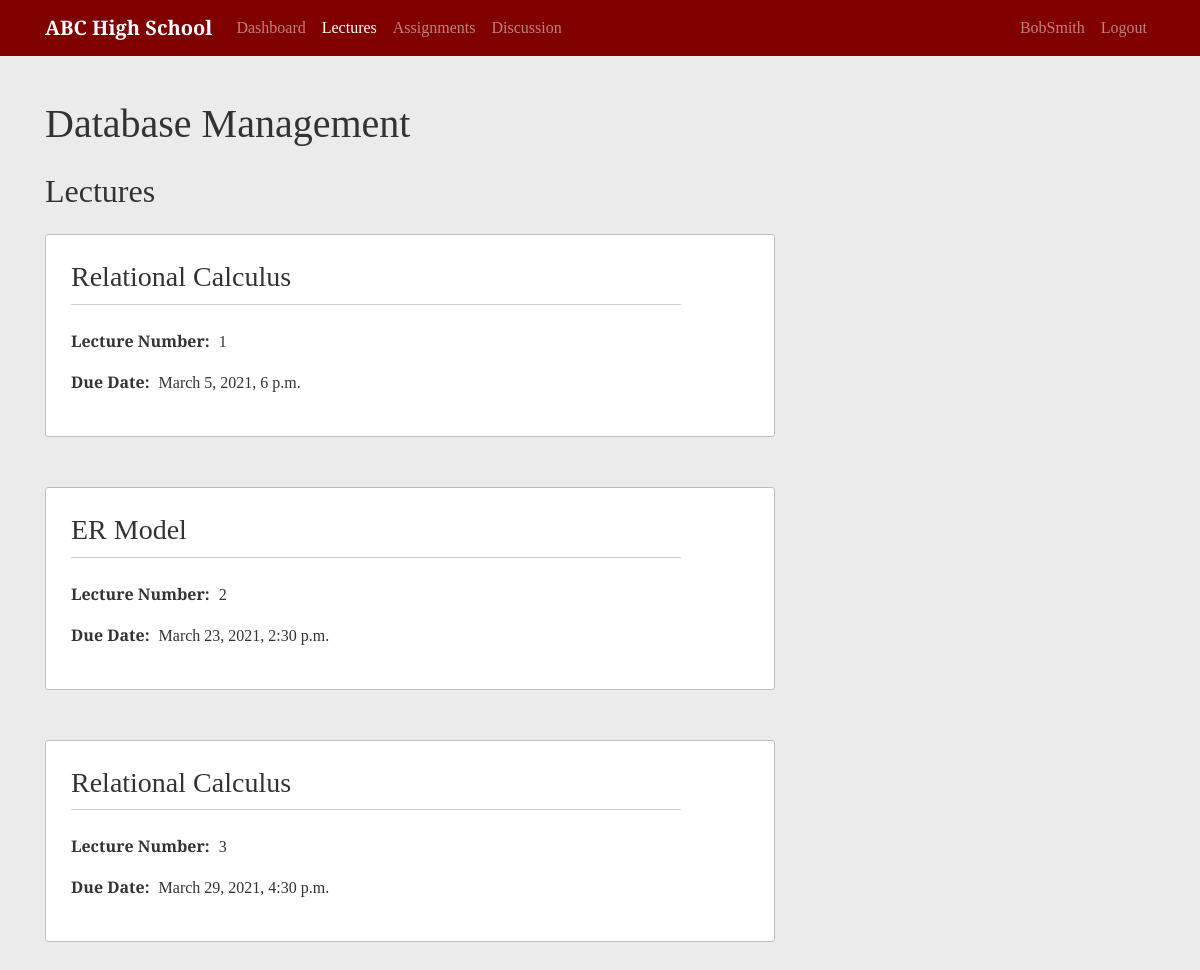
Page /course/1/lectures/ (signed in) on the committed database.
### school/models.py (models this page shows, shortened)
class Course(models.Model):
    ONE = '1'
    TWO = '2'
    THREE = '3'
    FOUR = '4'
    FIVE = '5'
    SIX = '6'
    TIME_CHOICES = [
        (ONE, 'Period 1'),
        (TWO, 'Period 2'),
        (THREE, 'Period 3'),
        (FOUR, 'Period 4'),
        (FIVE, 'Period 5'),
        (SIX, 'Period 6')
    ]
    MONDAY = 'MO'
    TUESDAY = 'TU'
    WEDNESDAY = 'WE'
    THURSDAY = 'TH'
    FRIDAY = 'FR'
    DAY_CHOICES = [
        (MONDAY, 'Monday'),
        (TUESDAY, 'Tuesday'),
        (WEDNESDAY, 'Wednesday'),
        (THURSDAY, 'Thursday'),
        (FRIDAY, 'Friday')
    ]
    course_name = models.CharField(max_length=255)
    instructor = models.ForeignKey(Instructor, null=True, on_delete=models.SET_NULL)
    time = models.CharField(max_length=1, blank=True, choices=TIME_CHOICES)
    day = models.CharField(max_length=2, blank=True, choices=DAY_CHOICES)

class Lecture(models.Model):
    lecture_title = models.CharField(max_length=255, blank=True)
    course = models.ForeignKey(Course, on_delete=models.CASCADE)
    due_date = models.DateTimeField()
    lecture_number = models.PositiveIntegerField()
    content = models.FileField(upload_to='file_uploads', null=True)
    class Meta:
        unique_together = ['course', 'lecture_number']

### school/views.py (the view, shortened to what this page needs)
# urls.py: path('course/<int:course_id>/lectures/', LectureListView.as_view(), name='lecture-list'),
class LectureListView(LoginRequiredMixin, UserPassesTestMixin, ListView):
    model = Lecture
    template_name = 'school/lecture.html'
    context_object_name = 'lectures'
    def get_queryset(self):
        user = self.request.user
        queryset = {}
        course = get_object_or_404(Course, id=self.kwargs.get('course_id'))
        instructor = Instructor.objects.filter(user=user).first()
        queryset['lecture_list']= Lecture.objects.filter(course=course)
        queryset['course'] = course
        queryset['instructor'] = instructor
        return queryset
    def test_func(self):
        user = self.request.user
        student = Student.objects.filter(user=user).first()
        course_id = self.kwargs.get('course_id')
        course = get_object_or_404(Course, id=self.kwargs.get('course_id'))
        if student:
            if EnrolledIn.objects.filter(student=student, course=course_id).exists():
                return True
            if AssistsIn.objects.filter(student=student, course=course_id).exists():
                return True

### school/templates/school/lecture.html (shortened to what this page needs)
{% extends "school/course.html" %}
{% block content %}
<h1 class="mb-4">{{lectures.course.course_name}}</h1>
  {% if not lectures.lecture_list %}
    <p class="lead">Lectures have not been posted</p>
  {% else %}
    <h2 class="mb-4">Lectures</h2>
    {% for lecture in lectures.lecture_list %}
      <article class="content-section">
        <h3 class="content-title"><a class="title-link" href="{% url 'lecture-detail' view.kwargs.course_id lecture.id %}">{{ lecture.lecture_title }}</a></h3>
        <p>
          <span class="data-title">Lecture Number:</span>
          <span class="data-content">{{ lecture.lecture_number }}</span>
        </p>
        <p>
          <span class="data-title">Due Date:</span>
          <span class="data-content">{{ lecture.due_date }}</span>
        </p>
      </article>
    {% endfor %}
  {% endif %}
  {% endblock content %}

### school/templates/school/base.html (shortened to what this page needs)
{% load static %}
<!DOCTYPE html>
<html lang="en">
  <head>
    <link rel="stylesheet" href="https://stackpath.bootstrapcdn.com/bootstrap/4.3.1/css/bootstrap.min.css">
    <link rel="stylesheet" href="https://cdnjs.cloudflare.com/ajax/libs/datepicker/0.6.5/datepicker.min.css" />
    <link rel="stylesheet" href="{% static 'school/main.css' %}">
  </head>
  <body>
    <nav class="navbar navbar-expand-md navbar-dark fixed-top">
      <div class="container">
        <a class="navbar-brand" href="/">ABC High School</a>
        <div class="collapse navbar-collapse" id="navbarCollapse">
          <div class="navbar-nav mr-auto">
            {% if user.is_authenticated %}
              <a class="nav-item nav-link {% if request.resolver_match.url_name == 'user-dashboard' %}active{% endif %}" href="{% url 'home' %}">Dashboard</a>
            {% else %}
              <a class="nav-item nav-link {% if request.resolver_match.url_name == 'home' %}active{% endif %}" href="{% url 'home' %}">Home</a>
            {% endif %}
            {% block course_links %}{% endblock course_links %}
          </div>
          <div class="navbar-nav">
            {% if user.is_authenticated %}
              <a class="nav-item nav-link {% if request.resolver_match.url_name == 'profile' and user.username == kwargs.username %}active{% endif %}" href="{% url 'profile' user.username %}">{{ user }}</a>
              <a class="nav-item nav-link" href="{% url 'logout' %}">Logout</a>
            {% else %}
              <a class="nav-item nav-link {% if request.resolver_match.url_name == 'login' %}active{% endif %}" href="{% url 'login' %}">Sign In</a>
            {% endif %}
          </div>
        </div>
      </div>
    </nav>
    <div class="container main-body">
      {% block display %}{% endblock display %}
    </div>
  </body>
</html>

### school/static/school/main.css (style rules this page uses)
body { background: #ebebeb; color: #333333; margin-top: 5rem; font-family: 'Arvo', serif; }
.navbar { background-color: #800000; }
.navbar-brand { font-weight: 700; }
.main-body { margin-top: 100px; margin-bottom: 60px; }
.content-section { background-color:#ffffff; border: 1px solid #bebebe; border-radius: 3px; padding: 25px; margin-bottom: 50px; }
.content-title { border-bottom: 1px solid #cfcfcf; padding-bottom: 10px; margin-bottom: 24px; width: 90%; }
.title-link { color: #333333; }
.data-title { font-weight: 700; margin-right: 5px; }
.data-content { display: inline-block; }

### rows in the picture
Course: course.course_name "Database Management"
Lecture: lecture_title "Relational Calculus", lecture_number "1", due_date "March 5, 2021, 6 p.m."
Lecture: lecture_title "ER Model", lecture_number "2", due_date "March 23, 2021, 2:30 p.m."
Lecture: lecture_title "Relational Calculus", lecture_number "3", due_date "March 29, 2021, 4:30 p.m."

### other values in the picture
{{ user }} "BobSmith"
